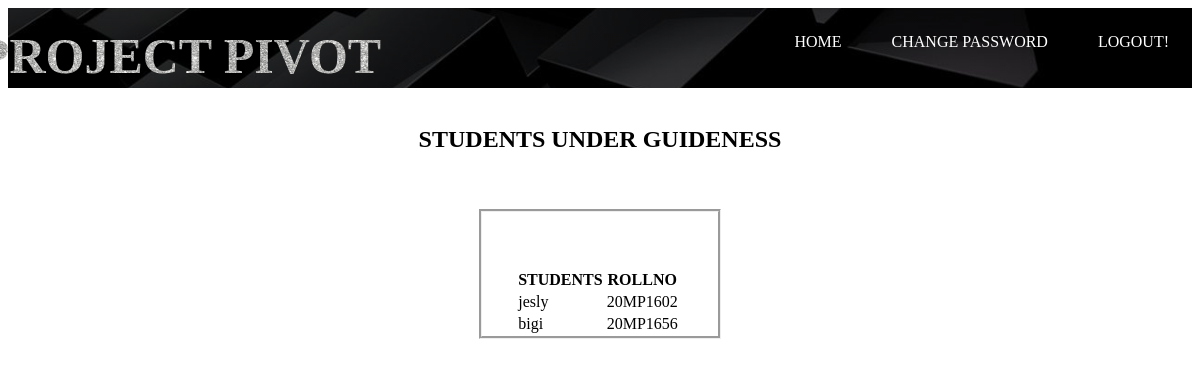
Screenshot of /guideviewstusem.php (signed in) with the database file from the repository.
### tables this page shows
CREATE TABLE `guidesem` (
  `rollno` varchar(30) NOT NULL,
  `batch` varchar(30) NOT NULL,
  `name` varchar(30) NOT NULL,
  `guide` varchar(30) NOT NULL,
  `type` varchar(30) NOT NULL
);

### guideviewstusem.php (the view, shortened to what this page needs)
<html>
<head>
<link rel="stylesheet" type="text/css" href="maincss.css">
</head>
<body style="background-image: url('cell.jpg'); background-repeat: no-repeat;background-size: cover">
  <header>
    <div class="main">
<ul>
  <li><a href="guidehome.php">HOME</a></li>
<li><a href="changepassword.php">CHANGE PASSWORD</a></li>
<li><a href="home.html">LOGOUT!</a></li>
</ul>
</div>
    <div class="title">
      <h3>PROJECT PIVOT </h3></div></header>
<link rel="stylesheet" type="text/css" href="form.css"><br>
<h2><center>STUDENTS UNDER GUIDENESS</h2><br><br>
<center><form style="border-style: groove;width: 20%">
<?php
$con=mysqli_connect('localhost','root','','project');
?>
<table style="background-image: url('cell.jpg'); background-repeat: no-repeat;background-size: cover">
<thead  >
  <?php
  $uid=$_SESSION['uid'] ;
$s1="select name from guide where uid='$uid'";
$si1=mysqli_query($con,$s1);
while ($row=mysqli_fetch_array($si1)) {
  $guide=$row['name'];
}
$result=mysqli_query($con,"select * from guidesem where guide='$guide'");
?>
<br><br>
<tr>
<th>STUDENTS   </th>
<th>ROLLNO</th></tr>
<tbody>
<?php while ($row=mysqli_fetch_array($result)) { ?>
<tr>
<td><?php echo $row['name']; ?></td>
<td><?php echo $row['rollno']; ?></td>
<td>
</tr> <?php } ?>
</table>
</body>

### maincss.css (style rules this page uses)
header { background-image:linear-gradient(rgba(0,0,0,0.4),rgba(0,0,0,0.4)),url(black.jpg); height: 10vh; background-size: cover; background-position: center; }
ul { float:right; list-style-type: none; margin-top: 25px; }
ul li { display: inline-block; }
ul li a { font-color :green; text-decoration: none; color: #fff; padding: 5px 20px; border:3px solid transparent; transition: 0.6s ease; }
.title { position: absolute; top:7%; left:15%; float:center; transform: translate(-50%,-50%); }
.title h3 { color: #fff; font-size: 50px; }
.title h3 { font-size:50px; font-family: Bahnschrift Condensed;,serif; text-align:center; color:rgba(225,225,225,.1); background-image: url(download.jpg); background-repeat: repeat-x; -webkit-background-clip:text; animation: animate 15s linear infinite; float: center; }

### rows the page displays
guidesem: name "jesly", rollno "20MP1602"
guidesem: name "bigi", rollno "20MP1656"
